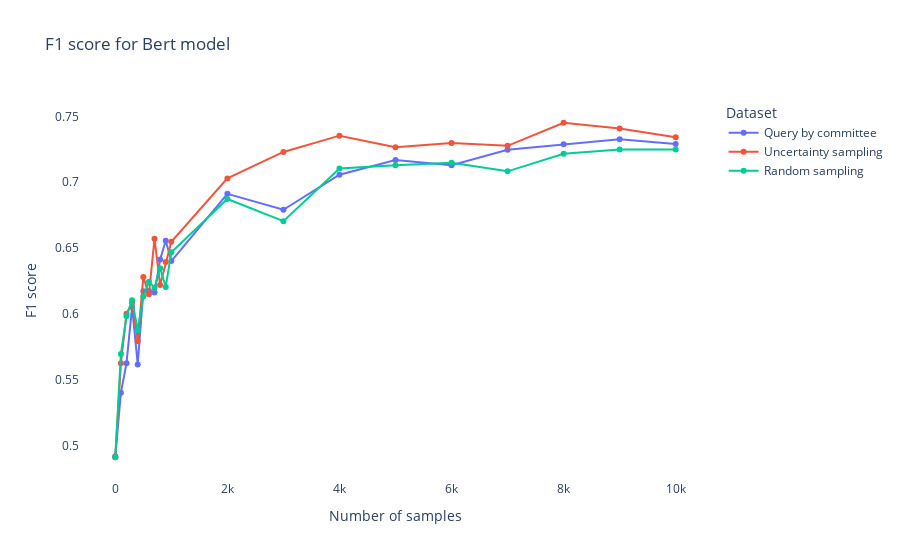

The notebook cell saved with this chart:
### Code cell
figure_active_accuracy = go.Figure()

figure_active_accuracy.add_trace(go.Scatter(x=X, y=results_bert_comitee_f1, mode='lines+markers', name='Query by committee'))
figure_active_accuracy.add_trace(go.Scatter(x=X, y=results_bert_uncertainty_f1, mode='lines+markers', name='Uncertainty sampling'))
figure_active_accuracy.add_trace(go.Scatter(x=X, y=results_bert_random_f1, mode='lines+markers', name='Random sampling'))

figure_active_accuracy.update_layout(
    title="F1 score for Bert model",
    xaxis_title="Number of samples",
    yaxis_title="F1 score",
    legend_title="Dataset",
    plot_bgcolor='rgba(0,0,0,0)',
)

figure_active_accuracy.show()

### Figure 1 — Plotly figure (JSON) as saved in the notebook; plotly's stock layout.template omitted (floating-point values rounded to 4 significant figures)
{"data": [{"mode": "lines+markers", "name": "Query by committee", "type": "scatter", "x": [0, 100, 200, 300, 400, 500, 600, 700, 800, 900, 1000, 2000, 3000, 4000, 5000, 6000, 7000, 8000, 9000, 10000], "y": [0.4919, 0.5403, 0.5627, 0.6054, 0.5617, 0.6173, 0.6175, 0.6163, 0.6413, 0.6555, 0.6401, 0.6912, 0.6791, 0.7057, 0.7169, 0.713, 0.7246, 0.7288, 0.7326, 0.7289]}, {"mode": "lines+markers", "name": "Uncertainty sampling", "type": "scatter", "x": [0, 100, 200, 300, 400, 500, 600, 700, 800, 900, 1000, 2000, 3000, 4000, 5000, 6000, 7000, 8000, 9000, 10000], "y": [0.4912, 0.5627, 0.6002, 0.6084, 0.5792, 0.628, 0.6149, 0.6572, 0.6219, 0.6394, 0.6548, 0.7029, 0.723, 0.7354, 0.7266, 0.7298, 0.7277, 0.7452, 0.7407, 0.7341]}, {"mode": "lines+markers", "name": "Random sampling", "type": "scatter", "x": [0, 100, 200, 300, 400, 500, 600, 700, 800, 900, 1000, 2000, 3000, 4000, 5000, 6000, 7000, 8000, 9000, 10000], "y": [0.4912, 0.5697, 0.5984, 0.6105, 0.5876, 0.6133, 0.6245, 0.6198, 0.6348, 0.6205, 0.6469, 0.6873, 0.6705, 0.7104, 0.713, 0.7148, 0.7083, 0.7216, 0.7249, 0.7249]}], "layout": {"legend": {"title": {"text": "Dataset"}}, "plot_bgcolor": "rgba(0,0,0,0)", "title": {"text": "F1 score for Bert model"}, "xaxis": {"title": {"text": "Number of samples"}}, "yaxis": {"title": {"text": "F1 score"}}}}
